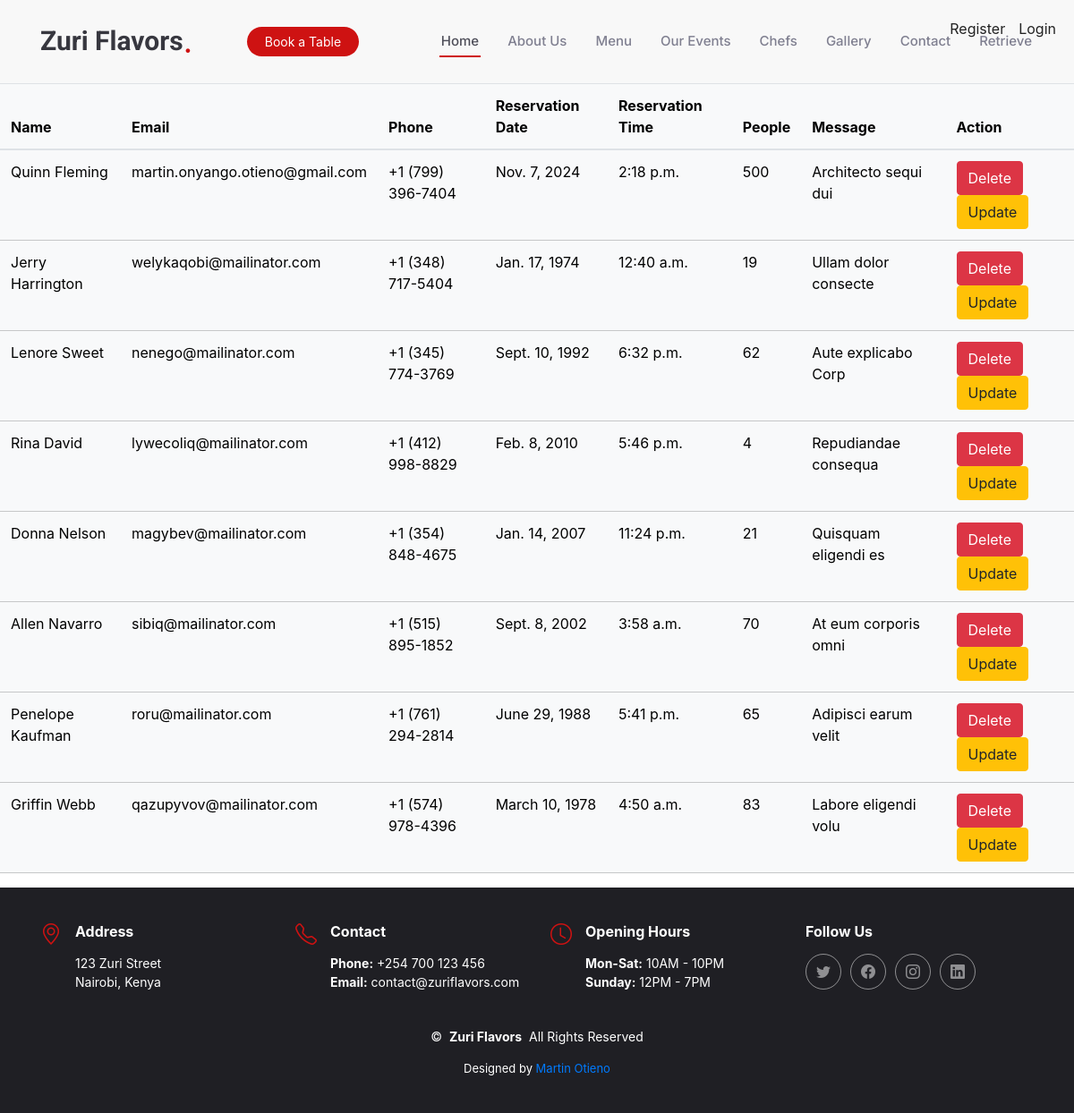
/show_bookings/, run on an earlier commit of the app's database.
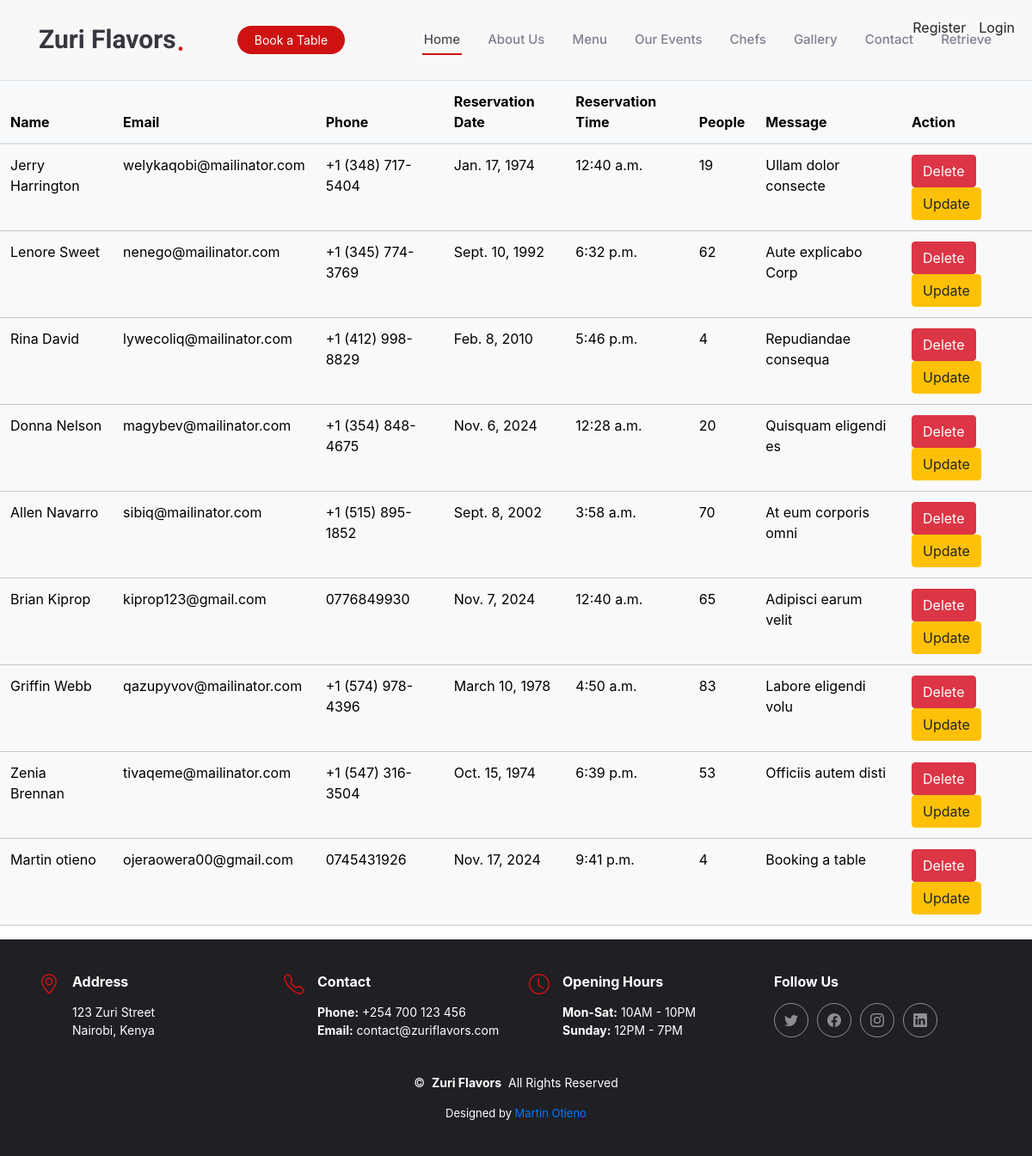
And on a later commit of the database.
### myapp/models.py (models this page shows, shortened)
class Booking(models.Model):
    name = models.CharField(max_length=255)
    email = models.EmailField(max_length=254)
    phone = models.CharField(max_length=20)
    date = models.DateField()
    time = models.TimeField()
    people = models.PositiveIntegerField()
    message = models.TextField()
    from django.db import models

### myapp/views.py (the view)
# urls.py: path('show_bookings/', views.retrieve_bookings, name='show_bookings'),
def retrieve_bookings(request):
    bookings = Booking.objects.all()
    context = {'bookings':bookings}
    return render(request, 'show_booking.html', context)

### templates/show_booking.html (shortened to what this page needs)
{% extends 'base.html' %}
{% load static %}
{% block content %}
<table class="table table-light">
    <thead>
        <tr>
            <th>Name</th>
            <th>Email</th>
            <th>Phone</th>
            <th>Reservation Date</th>
            <th>Reservation Time</th>
            <th>People</th>
            <th>Message</th>
            <th>Action</th>
        </tr>
    </thead>
    <tbody>
        {% for booking in bookings %}
        <tr>
            <td>{{ booking.name }}</td>
            <td>{{ booking.email }}</td>
            <td>{{ booking.phone }}</td>
            <td>{{ booking.date }}</td>
            <td>{{ booking.time }}</td>
            <td>{{ booking.people }}</td>
            <td>{{ booking.message }}</td>
            <td>
                <a href="{% url 'delete_booking' booking.id %}"
                class="btn btn-danger"
                onclick="return confirm('Do you really want to delete this booking?');">
                Delete
                </a>
                <a href="{% url 'update_booking' booking.id %}" class="btn btn-warning">Update</a>
            </td>
        </tr>
        {% endfor %}
    </tbody>
</table>
{% endblock %}

What changed in the data, as far as the page shows it:
removed Booking: name "Quinn Fleming", email "martin.onyango.otieno@gmail.com", phone "+1 (799) 396-7404", date "Nov. 7, 2024", time "2:18 p.m.", people "500", message "Architecto sequi dui"
changed Booking "Donna Nelson": date "Jan. 14, 2007" → "Nov. 6, 2024"; time "11:24 p.m." → "12:28 a.m."; people "21" → "20"
changed Booking "Adipisci earum velit": name "Penelope Kaufman" → "Brian Kiprop"; email "roru@mailinator.com" → "kiprop123@gmail.com"; phone "+1 (761) 294-2814" → "0776849930"; date "June 29, 1988" → "Nov. 7, 2024"; time "5:41 p.m." → "12:40 a.m."
added Booking: name "Zenia Brennan", email "tivaqeme@mailinator.com", phone "+1 (547) 316-3504", date "Oct. 15, 1974", time "6:39 p.m.", people "53", message "Officiis autem disti"
added Booking: name "Martin otieno", email "ojeraowera00@gmail.com", phone "0745431926", date "Nov. 17, 2024", time "9:41 p.m.", people "4", message "Booking a table"
